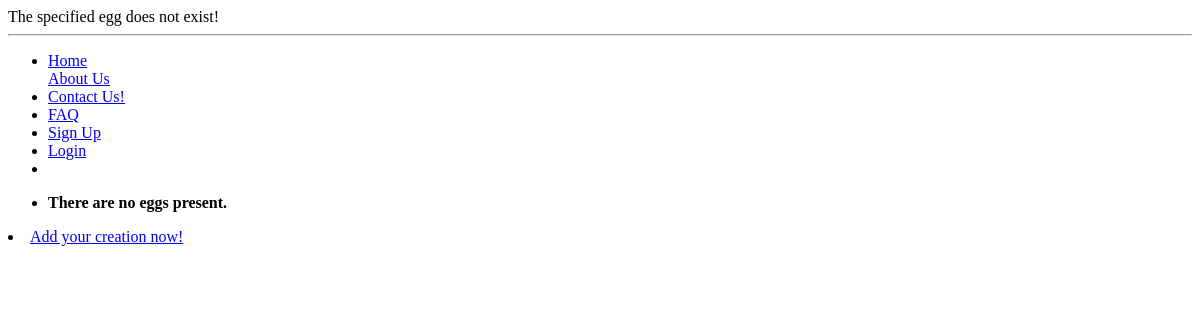
The app's page /crack_em/eggs/fried/, older data.
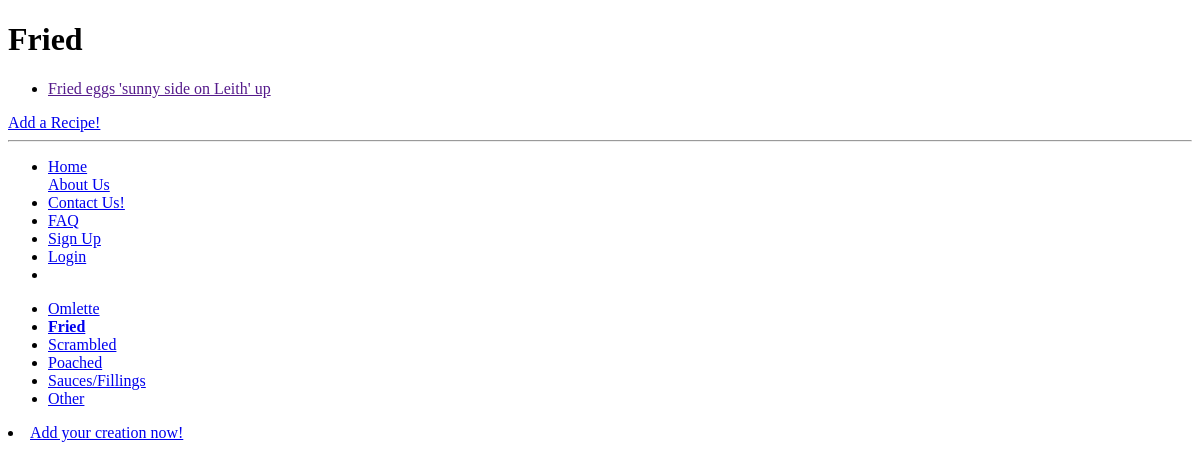
The same page, newer data.
### crack_app/models.py (models this page shows, shortened)
class Egg(models.Model):
    title = models.CharField(max_length = 128, unique = True)
    slug = models.SlugField(unique = True)

class Recipe(models.Model):
    egg_type = models.ForeignKey(Egg)
    title = models.CharField(max_length = 128)
    author = models.ForeignKey(User)
    image = models.ImageField(upload_to='recipe_images', default = None)
    ingrediants = models.CharField(max_length = 512)
    instructions = models.CharField(max_length = 2048)
    views = models.IntegerField(default=0)
    average_rating = models.IntegerField(default=0)
    slug = models.SlugField(max_length = 128, unique=True)
    class Meta:
        verbose_name_plural =  'recipes'

### crack_app/views.py (the view)
def show_egg(request, egg_slug):
    cd = {}
    try:
        egg_type = Egg.objects.get(slug = egg_slug)
        recipes = Recipe.objects.filter(egg_type = egg_type)
        cd['egg'] = egg_type
        cd['recipes'] = recipes
    except Egg.DoesNotExist:
        cd['egg'] = None
        cd['recipes'] = None
    return render(request, 'crack_app/egg.html', cd)

### crack_app/templatetags/crack_em_tags.py (called while the page is built)
@register.inclusion_tag('crack_app/egg_list.html')
def get_eggs(egg=None):
    return {'eggs': Egg.objects.all(),
            'current_egg': egg}

### templates/crack_app/egg.html (shortened to what this page needs)
{% extends 'crack_app/base.html' %}
{% load staticfiles %}
{% block body_block %}
	{% if egg %}
		<h1>{{ egg.title }}</h1>
		{% if recipes %}
			<ul>
			{% for recipe in recipes %}
				<li><a href="{{ recipe.url }}">{{ recipe.title }}</a></li>
			{% endfor %}
			</ul>
		{% else %}
			<strong>There are no recipes for this type of egg at the moment.</strong>
		{% endif %}
		<a href="{% url 'add_recipe' %}">Add a Recipe!</a>
	{% else %}
		The specified egg does not exist!
	{% endif %}
{% endblock %}

### templates/crack_app/egg_list.html
<ul>
{% if eggs %}
    {% for egg in eggs %}
        {% if egg == current_egg %}
            <li>
            <strong>
            <a href="{% url 'show_egg' egg.slug %}">{{ egg.title }}</a>
            </strong>
            </li>
        {% else %}
            <li>
                <a href="{% url 'show_egg' egg.slug %}">{{ egg.title }}</a>
            </li>
        {% endif %}
    {% endfor %}
{% else %}
    <li><strong>There are no eggs present.</strong></li>
{% endif %}
</ul>

Row changes from the older to the newer data that the page shows:
added Egg: title "Fried"
added Recipe: title "Fried eggs 'sunny side on Leith' up"
added Egg: title "Omlette"
added Egg: title "Scrambled"
added Egg: title "Poached"
added Egg: title "Sauces/Fillings"
added Egg: title "Other"
Text that changed along with them:
text no longer shown: "The specified egg does not exist! There are no eggs present."
text now shown: "Add a Recipe!"
